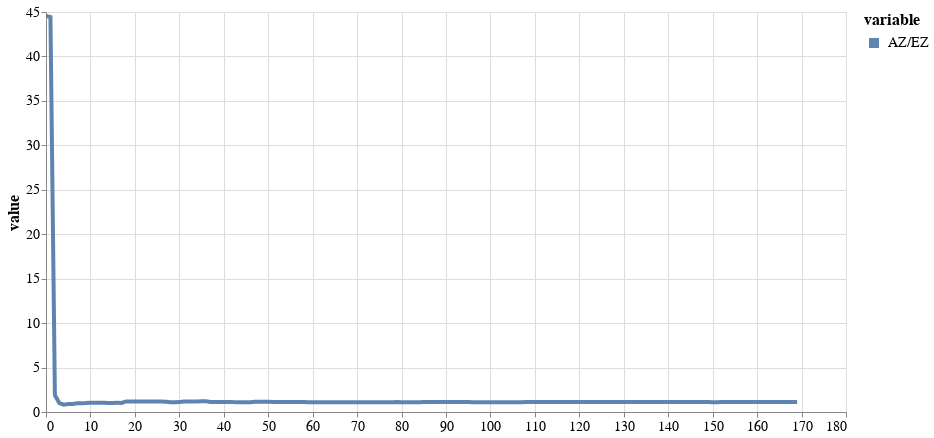

Write notebook code for a chart like this one.
### Code cell
model_evidence = get_model_evidence('log/fabian_real_muthen/20210829_201302_smallbig5_m6/')/get_model_evidence('log/fabian_real_muthen/20210829_201308_smallbig5_m11/')
bf = pd.DataFrame(model_evidence, columns=['AZ/EZ'])
bf['idx'] = np.arange(bf.shape[0])
# bf['EFA'] = get_model_evidence('log/CL_data/20210726_213814_efa/')
# bf['EFA-C'] = get_model_evidence('log/CL_data/20210726_214548_efa_c/')
plot_bf(bf, 800, 400)

### Figure 1 — Vega-Lite specification as saved in the notebook (floating-point values rounded to 4 significant figures; data arrays with more than 128 entries replaced by an {"elided": "..."} marker saying what was removed)
{"config": {"view": {"continuousWidth": 400, "continuousHeight": 300}, "axis": {"labelFontSize": 14, "titleFontSize": 16}, "legend": {"labelFontSize": 14, "symbolStrokeWidth": 10, "titleFontSize": 16}}, "data": {"name": "data-3201804882f20b12667f5530f445c329"}, "mark": {"type": "line", "opacity": 0.9, "strokeWidth": 4}, "encoding": {"color": {"type": "nominal", "field": "variable"}, "x": {"type": "quantitative", "field": "idx", "title": null}, "y": {"type": "quantitative", "field": "value"}}, "height": 400, "selection": {"selector003": {"type": "interval", "bind": "scales", "encodings": ["x", "y"]}}, "width": 800, "$schema": "https://vega.github.io/schema/vega-lite/v4.8.1.json", "datasets": {"data-3201804882f20b12667f5530f445c329": {"elided": "170 records"}}}
